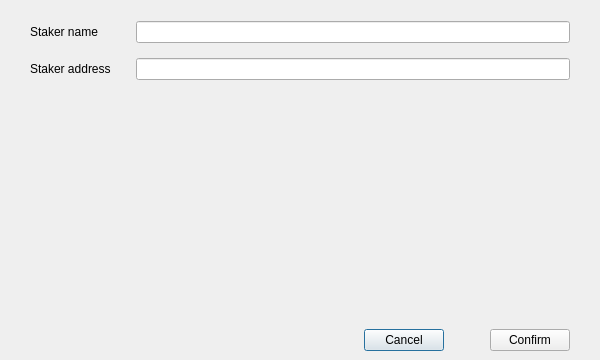
<?xml version="1.0" encoding="UTF-8"?>
<ui version="4.0">
 <class>EditSuperStakerDialog</class>
 <widget class="QDialog" name="EditSuperStakerDialog">
  <property name="geometry">
   <rect>
    <x>0</x>
    <y>0</y>
    <width>600</width>
    <height>360</height>
   </rect>
  </property>
  <property name="windowTitle">
   <string>Dialog</string>
  </property>
  <layout class="QVBoxLayout" name="verticalLayout">
   <property name="leftMargin">
    <number>0</number>
   </property>
   <property name="rightMargin">
    <number>0</number>
   </property>
   <property name="bottomMargin">
    <number>0</number>
   </property>
   <item>
    <spacer name="verticalSpacer">
     <property name="orientation">
      <enum>Qt::Vertical</enum>
     </property>
     <property name="sizeType">
      <enum>QSizePolicy::Fixed</enum>
     </property>
     <property name="sizeHint" stdset="0">
      <size>
       <width>20</width>
       <height>10</height>
      </size>
     </property>
    </spacer>
   </item>
   <item>
    <layout class="QGridLayout" name="gridLayout">
     <property name="leftMargin">
      <number>30</number>
     </property>
     <property name="rightMargin">
      <number>30</number>
     </property>
     <property name="verticalSpacing">
      <number>15</number>
     </property>
     <item row="1" column="0">
      <widget class="QLabel" name="labelStakerAddress">
       <property name="minimumSize">
        <size>
         <width>100</width>
         <height>0</height>
        </size>
       </property>
       <property name="text">
        <string>Staker address</string>
       </property>
      </widget>
     </item>
     <item row="0" column="1">
      <widget class="QLineEdit" name="lineEditStakerName"/>
     </item>
     <item row="0" column="0">
      <widget class="QLabel" name="labelStakerName">
       <property name="minimumSize">
        <size>
         <width>100</width>
         <height>0</height>
        </size>
       </property>
       <property name="text">
        <string>Staker name</string>
       </property>
      </widget>
     </item>
     <item row="1" column="1">
      <widget class="QLineEdit" name="lineEditStakerAddress">
       <property name="readOnly">
        <bool>true</bool>
       </property>
      </widget>
     </item>
    </layout>
   </item>
   <item>
    <spacer name="verticalSpacer_2">
     <property name="orientation">
      <enum>Qt::Vertical</enum>
     </property>
     <property name="sizeHint" stdset="0">
      <size>
       <width>20</width>
       <height>40</height>
      </size>
     </property>
    </spacer>
   </item>
   <item>
    <widget class="QWidget" name="buttonsContainerWhite" native="true">
     <layout class="QHBoxLayout" name="horizontalLayout_2">
      <property name="leftMargin">
       <number>30</number>
      </property>
      <property name="rightMargin">
       <number>30</number>
      </property>
      <item>
       <spacer name="horizontalSpacer">
        <property name="orientation">
         <enum>Qt::Horizontal</enum>
        </property>
        <property name="sizeType">
         <enum>QSizePolicy::Expanding</enum>
        </property>
        <property name="sizeHint" stdset="0">
         <size>
          <width>40</width>
          <height>20</height>
         </size>
        </property>
       </spacer>
      </item>
      <item>
       <widget class="QPushButton" name="cancelButton">
        <property name="text">
         <string>Cancel</string>
        </property>
       </widget>
      </item>
      <item>
       <spacer name="horizontalSpacer_2">
        <property name="orientation">
         <enum>Qt::Horizontal</enum>
        </property>
        <property name="sizeType">
         <enum>QSizePolicy::Fixed</enum>
        </property>
        <property name="sizeHint" stdset="0">
         <size>
          <width>40</width>
          <height>20</height>
         </size>
        </property>
       </spacer>
      </item>
      <item>
       <widget class="QPushButton" name="editSuperStakerButton">
        <property name="text">
         <string>Confirm</string>
        </property>
       </widget>
      </item>
     </layout>
    </widget>
   </item>
  </layout>
 </widget>
 <resources/>
 <connections/>
</ui>
